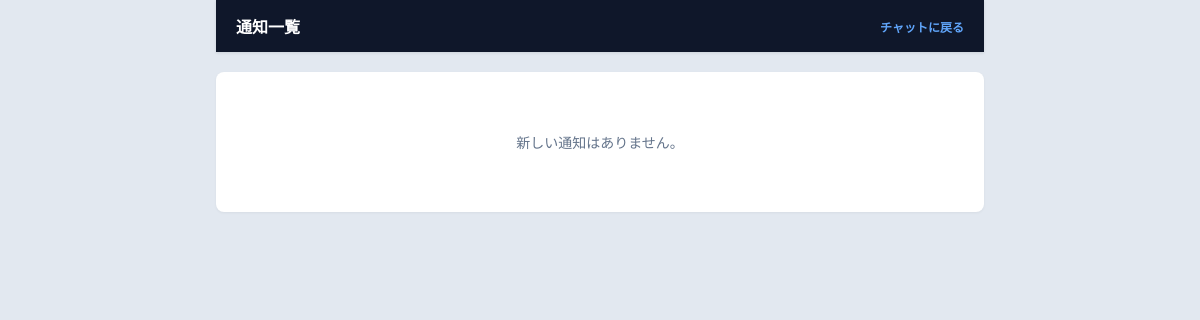
Page /notifications/ (signed in) on the earlier database version.
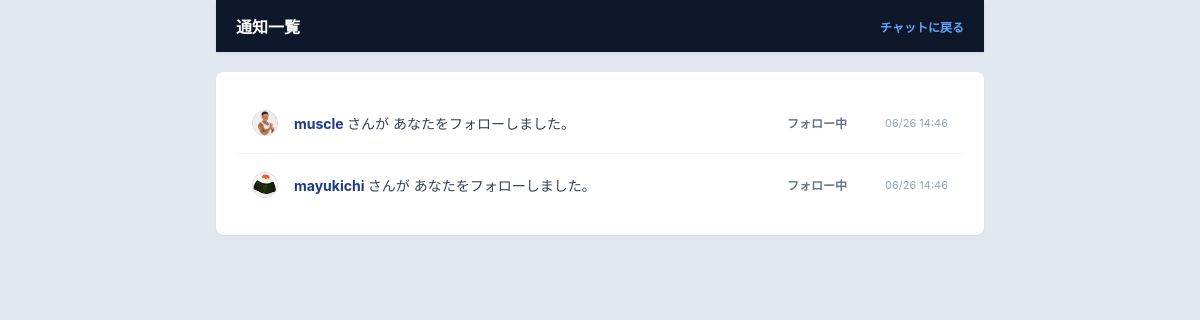
Same page on the later database version.
### accounts/models.py (models this page shows, shortened)
class Notification(models.Model):
    receiver = models.ForeignKey(User, on_delete=models.CASCADE, related_name='notifications_received')
    sender = models.ForeignKey(User, on_delete=models.CASCADE, related_name='notifications_sent')
    notification_type = models.CharField(max_length=20)
    message_id = models.IntegerField(null=True, blank=True)
    is_read = models.BooleanField(default=False)
    created_at = models.DateTimeField(auto_now_add=True)
    class Meta:
        ordering = ['-created_at']

class Profile(models.Model):
    user = models.OneToOneField(User, on_delete=models.CASCADE)
    nickname = models.CharField('ユーザー名', max_length=50, blank=True)
    icon = models.ImageField('アイコン画像', upload_to='icons/', blank=True, null=True)
    following = models.ManyToManyField('self', symmetrical=False, related_name='followers', blank=True)

### chat/views.py (the view)
# urls.py: path('notifications/', chat_views.notification_list, name='notifications'),
@login_required
def notification_list(request):
    notifications = Notification.objects.filter(receiver=request.user)
    notifications.update(is_read=True)
    return render(request, 'chat/notifications.html', {'notifications': notifications})

### templates/chat/notifications.html (shortened to what this page needs)
{% load static %}
<!DOCTYPE html>
<html lang="ja">
<head>
    <link rel="stylesheet" href="{% static 'css/room.css' %}">
    <link rel="stylesheet" href="{% static 'css/notifications.css' %}">
</head>
<body>
    <div class="chat-header">
        <h1 class="chat-title">通知一覧</h1>
        <div class="user-status">
            <a href="{% url 'chat_room' %}" style="color: #60a5fa; font-weight: bold; text-decoration: none;" onmouseover="this.style.textDecoration='underline'" onmouseout="this.style.textDecoration='none'">
                チャットに戻る
            </a>
        </div>
    </div>
    <div class="notification-container">
        {% if not notifications %}
            <div class="empty-message">新しい通知はありません。</div>
        {% else %}
            {% for n in notifications %}
                <div class="notification-item">
                    <div class="msg-avatar-container">
                        {% if n.sender.profile.icon %}
                            <img src="{{ n.sender.profile.icon.url }}" class="msg-avatar" alt="アイコン" onclick="location.href='/profile/{{ n.sender.id }}/'" style="cursor: pointer;">
                        {% else %}
                            <div class="msg-avatar-default" onclick="location.href='/profile/{{ n.sender.id }}/'" style="cursor: pointer;">👤</div>
                        {% endif %}
                    </div>
                    <div class="notification-text">
                        <span class="notification-user-link" onclick="location.href='/profile/{{ n.sender.id }}/'">
                            {{ n.sender.profile.nickname|default:n.sender.username }}
                        </span> さんが
                        {% if n.notification_type == 'reply' %}
                            あなたの投稿にスレッドで返信しました。
                        {% elif n.notification_type == 'follow' %}
                            あなたをフォローしました。
                        {% elif n.notification_type == 'reaction' %}
                            あなたの投稿にリアクションしました。
                        {% else %}
                            あなたにアクションを行いました。
                        {% endif %}
                    </div>
                    {% if n.notification_type == 'follow' %}
                        <div class="noti-action-area">
                            {% if n.sender.profile in user.profile.following.all %}
                                <span class="noti-btn-status">フォロー中</span>
                            {% else %}
                                <button class="noti-btn-fallback" onclick="location.href='/profile/{{ n.sender.id }}/toggle-follow/'">
                                    フォローバック
                                </button>
                            {% endif %}
                        </div>
                    {% endif %}
                    <div class="notification-time">
                        {{ n.created_at|date:"m/d H:i" }}
                    </div>
                </div>
            {% endfor %}
        {% endif %}
    </div>
</body>
</html>

Differences in the rows shown:
added Notification: sender.profile.icon (picture), sender.profile.nickname "muscle", notification_type "あなたをフォローしました。", created_at "06/26 14:46"
added Notification: sender.profile.icon (picture), sender.profile.nickname "mayukichi", notification_type "あなたをフォローしました。", created_at "06/26 14:46"
Other differences:
text no longer shown: "新しい通知はありません。"
